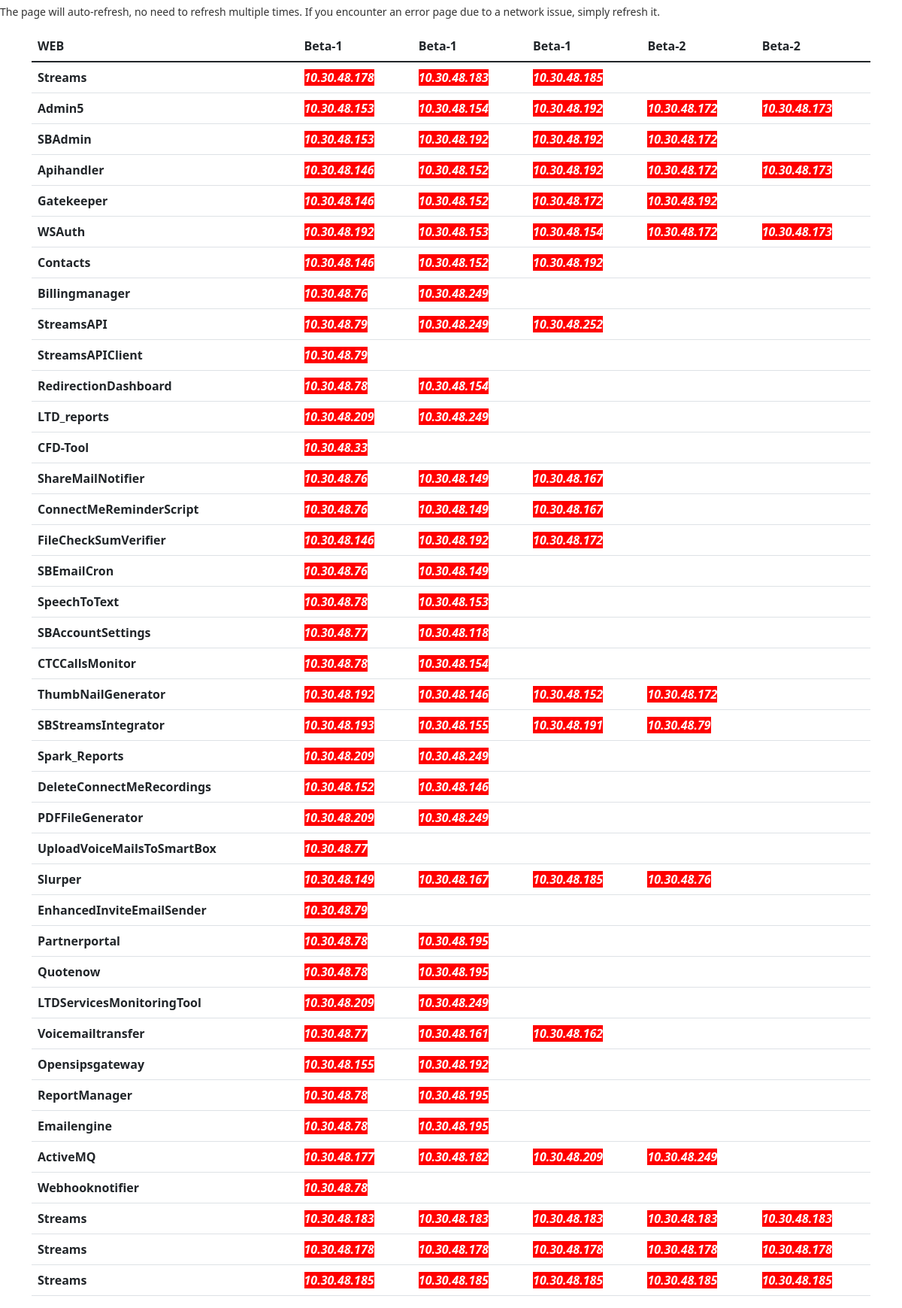
/web, run on the app's committed database.
### Home/models.py (models this page shows, shortened)
class WebBeta1(models.Model):
    service_name = models.CharField(max_length=200)
    ip1 = models.CharField(max_length=200,blank=True)
    ip2 = models.CharField(max_length=200,blank=True)
    ip3 = models.CharField(max_length=200,blank=True)
    ip4 = models.CharField(max_length=200,blank=True)
    ip5 = models.CharField(max_length=200,blank=True)

### Home/views.py (the view)
# urls.py: path("web", views.web, name='web' ),
def web(request):
    print("+++++++++++++++++WEB REQUEST+++++++++++++++++++++++++++++++++++++++++++++++++++++")
    WebB1 = WebBeta1.objects.all().values()
    i = 0
    data = []
    for row in WebB1:
        while i < len(WebB1):
            tmp = list((WebB1[i]).values())
            i = i + 1
            data.append(tmp)
    counter1 = 0    #  number of object /service in WebB1
    service_status = []
    service_status_ip = []
    service_status_name = []
    for x in data:
        while counter1 < len(data):
            service_name = data[counter1][1]
            service_ip = data[counter1][2:]
            counter1 = counter1 + 1
            if (service_ip[0] != '' ):
                serviceurl1 = UrlReturn(service_name, service_ip[0])
                res1 = webnagios(serviceurl1)
            else:
                res1 = 'Absent'
            if (service_ip[1] != '' ):
                serviceurl2 = UrlReturn(service_name, service_ip[1])
                res2 = webnagios(serviceurl2)
            else:
                res2 = 'Absent'
            if (service_ip[2] != '' ):
                serviceurl3 = UrlReturn(service_name, service_ip[2])
                res3 = webnagios(serviceurl3)
            else:
                res3 = 'Absent'
            if (service_ip[3] != '' ):
                serviceurl4 = UrlReturn(service_name, service_ip[3])
                res4 = webnagios(serviceurl4)
            else:
                res4 = 'no'
            if (service_ip[4] != '' ):
                serviceurl5 = UrlReturn(service_name, service_ip[4])
                res5 = webnagios(serviceurl5)
            else:
                res5 = 'no'
            service_status.append(res1)
            service_status_ip.append(service_ip[0])
            service_status_name.append(service_name)
            service_status.append(res2)
            service_status_ip.append(service_ip[1])
            service_status_name.append(service_name)
            service_status.append(res3)
            service_status_ip.append(service_ip[2])
            service_status_name.append(service_name)
            service_status.append(res4)
            service_status_ip.append(service_ip[3])
            service_status_name.append(service_name)
            service_status.append(res5)
            service_status_ip.append(service_ip[4])
            service_status_name.append(service_name)
    op =  zip(service_status_name, service_status_ip, service_status)
    print(op)
    cc = list(op)
    lengthofservice = len(WebB1)
    finalpass = np.reshape(cc,(lengthofservice,5,3))
    context = {
        'data':data,
        'service_status':service_status,
        'service_status_ip':service_status_ip,
        'service_status_name':service_status_name,
        'WebB1':WebB1,
        'aaaa' : op,
        'finalpass' : finalpass,
    }
    return render(request, 'web.html',context)

### Home/views.py (called while the page is built)
def webnagios(passing_url):
    try:
        request_url = passing_url
        username = 'nagiosadmin'
        password = 'Nagios@beta'
        session = requests.Session()
        request = session.get(request_url, auth=HTTPBasicAuth(username, password), verify=False)
        request.raise_for_status()  # Raise an exception for 4xx and 5xx status codes
        data_json = json.loads(request.text)
        plugin_output = data_json['data']['service']['plugin_output']
        sub_str = "OK"
        sub_str1 = "ok"
        if (plugin_output.lower().find(sub_str.lower()) != -1) or (plugin_output.lower().find(sub_str1.lower()) != -1):
            return "Running"
        else:
            return "Not Running"
    except RequestException as e:
        return f"Error: {e}"
    except (KeyError, json.JSONDecodeError) as e:
        return f"Error parsing JSON response: {e}"

def UrlReturn(service_name,instance_ip):
    return("http://nagios.beta-wspbx.com/nagios/cgi-bin/statusjson.cgi?query=service&hostname=" + instance_ip + "&servicedescription=" + service_name)

### Home/templates/web.html (shortened to what this page needs)
{% extends 'base1.html' %}
{% block body %}
<div class='container'>
  <table class="table">
    <thead class="thead-dark">
      <tr>
        <th scope="col">WEB</th>
        <th scope="col">Beta-1</th>
        <th scope="col">Beta-1</th>
        <th scope="col">Beta-1</th>
        <th scope="col">Beta-2</th>
        <th scope="col">Beta-2</th>
      </tr>
    </thead>
    <tbody>
      {% for opp in finalpass %}
      <tr>
        <th scope="row">{{opp.0.0}}</th>
          {% for i in opp %}
              <td>
                {% if i.2 == 'Running'%}
                <div class="ser_run">{{ i.1 }} </div>
                {% else %}
                <div class="ser_nrun">{{ i.1 }} </div>
                {% endif %}
              </td>
          {% endfor %}
        </tr>
        {% endfor %}
    </tbody>
  </table>
</div>
{% endblock body %}

### data on the page
WebBeta1: service_name "Admin5", i "10.30.48.153" "10.30.48.154" "10.30.48.192" "10.30.48.172" "10.30.48.173"
WebBeta1: service_name "SBAdmin", i "10.30.48.153" "10.30.48.192" "10.30.48.192" "10.30.48.172"
WebBeta1: service_name "Apihandler", i "10.30.48.146" "10.30.48.152" "10.30.48.192" "10.30.48.172" "10.30.48.173"
WebBeta1: service_name "Gatekeeper", i "10.30.48.146" "10.30.48.152" "10.30.48.172" "10.30.48.192"
WebBeta1: service_name "WSAuth", i "10.30.48.192" "10.30.48.153" "10.30.48.154" "10.30.48.172" "10.30.48.173"
WebBeta1: service_name "Contacts", i "10.30.48.146" "10.30.48.152" "10.30.48.192"
WebBeta1: service_name "Billingmanager", i "10.30.48.76" "10.30.48.249"
WebBeta1: service_name "StreamsAPI", i "10.30.48.79" "10.30.48.249" "10.30.48.252"
WebBeta1: service_name "StreamsAPIClient", i "10.30.48.79"
WebBeta1: service_name "RedirectionDashboard", i "10.30.48.78" "10.30.48.154"
WebBeta1: service_name "LTD_reports", i "10.30.48.209" "10.30.48.249"
WebBeta1: service_name "CFD-Tool", i "10.30.48.33"
WebBeta1: service_name "ShareMailNotifier", i "10.30.48.76" "10.30.48.149" "10.30.48.167"
WebBeta1: service_name "ConnectMeReminderScript", i "10.30.48.76" "10.30.48.149" "10.30.48.167"
WebBeta1: service_name "FileCheckSumVerifier", i "10.30.48.146" "10.30.48.192" "10.30.48.172"
WebBeta1: service_name "SBEmailCron", i "10.30.48.76" "10.30.48.149"
WebBeta1: service_name "SpeechToText", i "10.30.48.78" "10.30.48.153"
WebBeta1: service_name "SBAccountSettings", i "10.30.48.77" "10.30.48.118"
WebBeta1: service_name "CTCCallsMonitor", i "10.30.48.78" "10.30.48.154"
WebBeta1: service_name "ThumbNailGenerator", i "10.30.48.192" "10.30.48.146" "10.30.48.152" "10.30.48.172"
WebBeta1: service_name "SBStreamsIntegrator", i "10.30.48.193" "10.30.48.155" "10.30.48.191" "10.30.48.79"
WebBeta1: service_name "Spark_Reports", i "10.30.48.209" "10.30.48.249"
WebBeta1: service_name "DeleteConnectMeRecordings", i "10.30.48.152" "10.30.48.146"
WebBeta1: service_name "PDFFileGenerator", i "10.30.48.209" "10.30.48.249"
WebBeta1: service_name "UploadVoiceMailsToSmartBox", i "10.30.48.77"
WebBeta1: service_name "Slurper", i "10.30.48.149" "10.30.48.167" "10.30.48.185" "10.30.48.76"
WebBeta1: service_name "EnhancedInviteEmailSender", i "10.30.48.79"
WebBeta1: service_name "Partnerportal", i "10.30.48.78" "10.30.48.195"
WebBeta1: service_name "Quotenow", i "10.30.48.78" "10.30.48.195"
WebBeta1: service_name "LTDServicesMonitoringTool", i "10.30.48.209" "10.30.48.249"
WebBeta1: service_name "Voicemailtransfer", i "10.30.48.77" "10.30.48.161" "10.30.48.162"
WebBeta1: service_name "Opensipsgateway", i "10.30.48.155" "10.30.48.192"
WebBeta1: service_name "ReportManager", i "10.30.48.78" "10.30.48.195"
WebBeta1: service_name "Emailengine", i "10.30.48.78" "10.30.48.195"
WebBeta1: service_name "ActiveMQ", i "10.30.48.177" "10.30.48.182" "10.30.48.209" "10.30.48.249"
WebBeta1: service_name "Webhooknotifier", i "10.30.48.78"

### other printed values
{{ opp.0.0 }} "Streams" "Streams" "Streams" "Streams"
{{ i.1 }} "10.30.48.178" "10.30.48.183" "10.30.48.185" "10.30.48.183" "10.30.48.183" "10.30.48.183" "10.30.48.183" "10.30.48.183" "10.30.48.178" "10.30.48.178" "10.30.48.178" "10.30.48.178" "10.30.48.178" "10.30.48.185" "10.30.48.185" "10.30.48.185" "10.30.48.185" "10.30.48.185"
